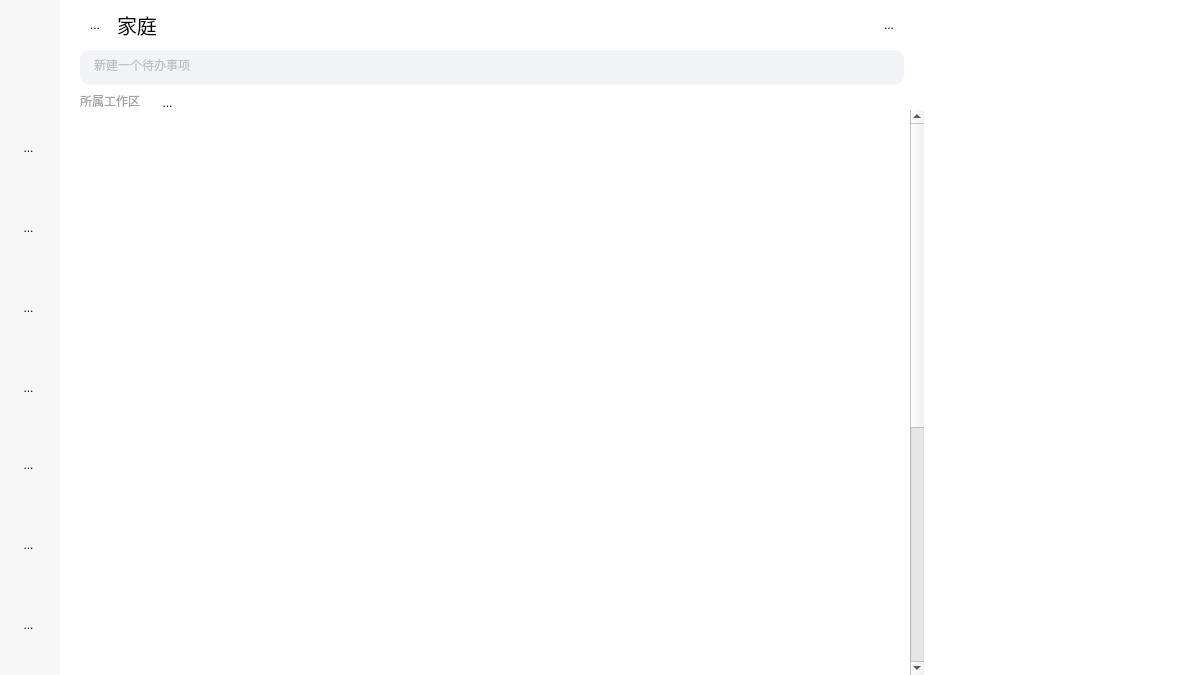
<?xml version="1.0" encoding="UTF-8"?>
<ui version="4.0">
 <class>searchPage</class>
 <widget class="QMainWindow" name="searchPage">
  <property name="geometry">
   <rect>
    <x>0</x>
    <y>0</y>
    <width>1200</width>
    <height>675</height>
   </rect>
  </property>
  <property name="windowTitle">
   <string>MainWindow</string>
  </property>
  <widget class="QWidget" name="centralwidget">
   <property name="styleSheet">
    <string notr="true">QWidget#centralwidget
{
background-color: rgb(255, 255, 255);
}</string>
   </property>
   <widget class="QWidget" name="toolbar" native="true">
    <property name="geometry">
     <rect>
      <x>0</x>
      <y>0</y>
      <width>60</width>
      <height>675</height>
     </rect>
    </property>
    <property name="autoFillBackground">
     <bool>false</bool>
    </property>
    <property name="styleSheet">
     <string notr="true">background-color: rgb(246, 246, 246);</string>
    </property>
    <widget class="QToolButton" name="user_button">
     <property name="geometry">
      <rect>
       <x>6</x>
       <y>45</y>
       <width>45</width>
       <height>45</height>
      </rect>
     </property>
     <property name="font">
      <font>
       <pointsize>1</pointsize>
      </font>
     </property>
     <property name="text">
      <string>...</string>
     </property>
     <property name="icon">
      <iconset resource="rsc.qrc">
       <normaloff>:/icon/user_off.png</normaloff>:/icon/user_off.png</iconset>
     </property>
     <property name="iconSize">
      <size>
       <width>45</width>
       <height>45</height>
      </size>
     </property>
     <property name="checkable">
      <bool>false</bool>
     </property>
     <property name="autoExclusive">
      <bool>false</bool>
     </property>
     <property name="autoRepeatDelay">
      <number>300</number>
     </property>
     <property name="autoRepeatInterval">
      <number>100</number>
     </property>
     <property name="autoRaise">
      <bool>true</bool>
     </property>
    </widget>
    <widget class="QToolButton" name="todo_button">
     <property name="geometry">
      <rect>
       <x>6</x>
       <y>125</y>
       <width>45</width>
       <height>45</height>
      </rect>
     </property>
     <property name="text">
      <string>...</string>
     </property>
     <property name="icon">
      <iconset resource="rsc.qrc">
       <normaloff>:/icon/todo_off.png</normaloff>:/icon/todo_off.png</iconset>
     </property>
     <property name="iconSize">
      <size>
       <width>45</width>
       <height>45</height>
      </size>
     </property>
     <property name="autoRaise">
      <bool>true</bool>
     </property>
    </widget>
    <widget class="QToolButton" name="calendar_button">
     <property name="geometry">
      <rect>
       <x>6</x>
       <y>205</y>
       <width>45</width>
       <height>45</height>
      </rect>
     </property>
     <property name="text">
      <string>...</string>
     </property>
     <property name="icon">
      <iconset resource="rsc.qrc">
       <normaloff>:/icon/calendar_off .png</normaloff>:/icon/calendar_off .png</iconset>
     </property>
     <property name="iconSize">
      <size>
       <width>45</width>
       <height>45</height>
      </size>
     </property>
     <property name="autoRaise">
      <bool>true</bool>
     </property>
    </widget>
    <widget class="QToolButton" name="count_down_button">
     <property name="geometry">
      <rect>
       <x>6</x>
       <y>285</y>
       <width>45</width>
       <height>45</height>
      </rect>
     </property>
     <property name="text">
      <string>...</string>
     </property>
     <property name="icon">
      <iconset resource="rsc.qrc">
       <normaloff>:/icon/count_down_off.png</normaloff>:/icon/count_down_off.png</iconset>
     </property>
     <property name="iconSize">
      <size>
       <width>45</width>
       <height>45</height>
      </size>
     </property>
     <property name="autoRaise">
      <bool>true</bool>
     </property>
    </widget>
    <widget class="QToolButton" name="dustbin_button">
     <property name="geometry">
      <rect>
       <x>6</x>
       <y>365</y>
       <width>45</width>
       <height>45</height>
      </rect>
     </property>
     <property name="text">
      <string>...</string>
     </property>
     <property name="icon">
      <iconset resource="rsc.qrc">
       <normaloff>:/icon/dustbin_off.png</normaloff>:/icon/dustbin_off.png</iconset>
     </property>
     <property name="iconSize">
      <size>
       <width>45</width>
       <height>45</height>
      </size>
     </property>
     <property name="autoRaise">
      <bool>true</bool>
     </property>
    </widget>
    <widget class="QToolButton" name="search_button">
     <property name="geometry">
      <rect>
       <x>6</x>
       <y>442</y>
       <width>45</width>
       <height>45</height>
      </rect>
     </property>
     <property name="text">
      <string>...</string>
     </property>
     <property name="icon">
      <iconset resource="rsc.qrc">
       <normaloff>:/icon/search_on.png</normaloff>:/icon/search_on.png</iconset>
     </property>
     <property name="iconSize">
      <size>
       <width>45</width>
       <height>45</height>
      </size>
     </property>
     <property name="autoRaise">
      <bool>true</bool>
     </property>
    </widget>
    <widget class="QToolButton" name="log_button">
     <property name="geometry">
      <rect>
       <x>6</x>
       <y>522</y>
       <width>45</width>
       <height>45</height>
      </rect>
     </property>
     <property name="text">
      <string>...</string>
     </property>
     <property name="icon">
      <iconset resource="rsc.qrc">
       <normaloff>:/icon/log_off.png</normaloff>:/icon/log_off.png</iconset>
     </property>
     <property name="iconSize">
      <size>
       <width>45</width>
       <height>45</height>
      </size>
     </property>
     <property name="autoRaise">
      <bool>true</bool>
     </property>
    </widget>
    <widget class="QToolButton" name="setting_button">
     <property name="geometry">
      <rect>
       <x>6</x>
       <y>602</y>
       <width>45</width>
       <height>45</height>
      </rect>
     </property>
     <property name="text">
      <string>...</string>
     </property>
     <property name="icon">
      <iconset resource="rsc.qrc">
       <normaloff>:/icon/setting_off.png</normaloff>:/icon/setting_off.png</iconset>
     </property>
     <property name="iconSize">
      <size>
       <width>45</width>
       <height>45</height>
      </size>
     </property>
     <property name="autoRaise">
      <bool>true</bool>
     </property>
    </widget>
    <zorder>todo_button</zorder>
    <zorder>calendar_button</zorder>
    <zorder>count_down_button</zorder>
    <zorder>dustbin_button</zorder>
    <zorder>search_button</zorder>
    <zorder>log_button</zorder>
    <zorder>setting_button</zorder>
    <zorder>user_button</zorder>
   </widget>
   <widget class="QWidget" name="left3" native="true">
    <property name="geometry">
     <rect>
      <x>60</x>
      <y>0</y>
      <width>864</width>
      <height>675</height>
     </rect>
    </property>
    <widget class="QWidget" name="new_todo" native="true">
     <property name="geometry">
      <rect>
       <x>0</x>
       <y>0</y>
       <width>864</width>
       <height>110</height>
      </rect>
     </property>
     <widget class="QWidget" name="new_todo_bar" native="true">
      <property name="geometry">
       <rect>
        <x>10</x>
        <y>5</y>
        <width>844</width>
        <height>40</height>
       </rect>
      </property>
      <widget class="QToolButton" name="new_todo_pushbutton">
       <property name="geometry">
        <rect>
         <x>9</x>
         <y>9</y>
         <width>32</width>
         <height>22</height>
        </rect>
       </property>
       <property name="text">
        <string>...</string>
       </property>
       <property name="icon">
        <iconset resource="rsc.qrc">
         <normaloff>:/icon/push_off.png</normaloff>:/icon/push_off.png</iconset>
       </property>
       <property name="iconSize">
        <size>
         <width>25</width>
         <height>25</height>
        </size>
       </property>
       <property name="autoRaise">
        <bool>true</bool>
       </property>
      </widget>
      <widget class="QLabel" name="new_todo_workPlace_family">
       <property name="geometry">
        <rect>
         <x>47</x>
         <y>1</y>
         <width>750</width>
         <height>38</height>
        </rect>
       </property>
       <property name="font">
        <font>
         <family>Microsoft YaHei</family>
         <pointsize>15</pointsize>
         <weight>50</weight>
         <italic>false</italic>
         <bold>false</bold>
        </font>
       </property>
       <property name="styleSheet">
        <string notr="true">font: 15pt &quot;Microsoft YaHei&quot;;
</string>
       </property>
       <property name="text">
        <string>家庭</string>
       </property>
      </widget>
      <widget class="QToolButton" name="new_todo_more">
       <property name="geometry">
        <rect>
         <x>803</x>
         <y>9</y>
         <width>32</width>
         <height>22</height>
        </rect>
       </property>
       <property name="text">
        <string>...</string>
       </property>
       <property name="icon">
        <iconset resource="rsc.qrc">
         <normaloff>:/icon/more_off.png</normaloff>:/icon/more_off.png</iconset>
       </property>
       <property name="iconSize">
        <size>
         <width>25</width>
         <height>25</height>
        </size>
       </property>
       <property name="autoRaise">
        <bool>true</bool>
       </property>
      </widget>
     </widget>
     <widget class="QWidget" name="new_todo_text" native="true">
      <property name="geometry">
       <rect>
        <x>20</x>
        <y>50</y>
        <width>824</width>
        <height>35</height>
       </rect>
      </property>
      <property name="styleSheet">
       <string notr="true">background-color: rgb(243, 244, 247);
border-radius:10px;</string>
      </property>
      <widget class="QPlainTextEdit" name="new_todo_plainTextEdit">
       <property name="geometry">
        <rect>
         <x>10</x>
         <y>2</y>
         <width>800</width>
         <height>25</height>
        </rect>
       </property>
       <property name="styleSheet">
        <string notr="true">color: rgb(192, 193, 197);
font: 10pt &quot;Microsoft YaHei&quot;;</string>
       </property>
       <property name="frameShape">
        <enum>QFrame::NoFrame</enum>
       </property>
       <property name="frameShadow">
        <enum>QFrame::Plain</enum>
       </property>
       <property name="lineWidth">
        <number>0</number>
       </property>
       <property name="verticalScrollBarPolicy">
        <enum>Qt::ScrollBarAlwaysOff</enum>
       </property>
       <property name="plainText">
        <string>新建一个待办事项</string>
       </property>
      </widget>
     </widget>
     <widget class="QWidget" name="widget" native="true">
      <property name="geometry">
       <rect>
        <x>20</x>
        <y>90</y>
        <width>111</width>
        <height>25</height>
       </rect>
      </property>
      <widget class="QLabel" name="label">
       <property name="geometry">
        <rect>
         <x>0</x>
         <y>0</y>
         <width>71</width>
         <height>21</height>
        </rect>
       </property>
       <property name="styleSheet">
        <string notr="true">color: rgb(163, 163, 163);
font: 8pt &quot;Microsoft YaHei&quot;;</string>
       </property>
       <property name="text">
        <string>所属工作区</string>
       </property>
      </widget>
      <widget class="QToolButton" name="toolButton">
       <property name="geometry">
        <rect>
         <x>80</x>
         <y>5</y>
         <width>15</width>
         <height>15</height>
        </rect>
       </property>
       <property name="text">
        <string>...</string>
       </property>
       <property name="icon">
        <iconset resource="rsc.qrc">
         <normaloff>:/icon/downArrow_grey.png</normaloff>:/icon/downArrow_grey.png</iconset>
       </property>
       <property name="iconSize">
        <size>
         <width>15</width>
         <height>15</height>
        </size>
       </property>
       <property name="autoRaise">
        <bool>true</bool>
       </property>
      </widget>
     </widget>
    </widget>
    <widget class="QScrollArea" name="todo_scrollArea">
     <property name="geometry">
      <rect>
       <x>0</x>
       <y>110</y>
       <width>864</width>
       <height>565</height>
      </rect>
     </property>
     <property name="frameShape">
      <enum>QFrame::NoFrame</enum>
     </property>
     <property name="lineWidth">
      <number>0</number>
     </property>
     <property name="horizontalScrollBarPolicy">
      <enum>Qt::ScrollBarAlwaysOff</enum>
     </property>
     <property name="widgetResizable">
      <bool>false</bool>
     </property>
     <widget class="QWidget" name="todo_scrollAreaWidgetContents">
      <property name="geometry">
       <rect>
        <x>0</x>
        <y>0</y>
        <width>855</width>
        <height>1000</height>
       </rect>
      </property>
      <property name="styleSheet">
       <string notr="true">background-color: rgb(255, 255, 255);</string>
      </property>
     </widget>
    </widget>
   </widget>
  </widget>
 </widget>
 <resources>
  <include location="rsc.qrc"/>
 </resources>
 <connections/>
</ui>
